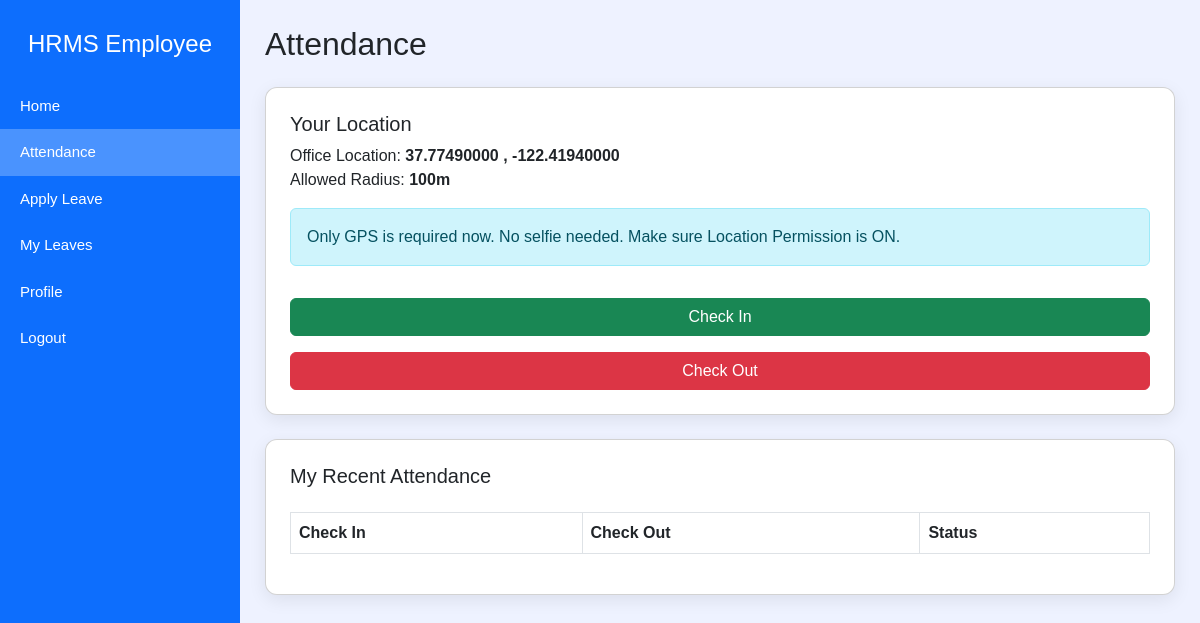
Screenshot of /attendance.php (signed in) with the database file from the repository.
### tables this page shows
CREATE TABLE settings (
    id INT PRIMARY KEY AUTO_INCREMENT,
    office_lat DECIMAL(10,8) NOT NULL DEFAULT 37.7749,
    office_lng DECIMAL(11,8) NOT NULL DEFAULT -122.4194,
    radius INT NOT NULL DEFAULT 100
);

### attendance.php (the view, shortened to what this page needs)
<?php
$config = require __DIR__ . "/config.php";
try {
    $pdo = new PDO(
        $config['db']['dsn'],
        $config['db']['user'],
        $config['db']['pass'],
        $config['db']['options']
    );
} catch (PDOException $e) {
    die("DB Connection Failed");
}
$settings = $pdo->query("SELECT * FROM settings WHERE id=1")->fetch();
?>
<!DOCTYPE html>
<html lang="en">
<head>
    <link href="https://cdn.jsdelivr.net/npm/bootstrap@5.3.0/dist/css/bootstrap.min.css" rel="stylesheet">
</head>
<body>
<div class="sidebar">
    <h4 class="text-center mb-4">HRMS Employee</h4>
    <a href="employee.php">Home</a>
    <a href="attendance.php" class="active">Attendance</a>
    <a href="leaveapply.php">Apply Leave</a>
    <a href="myleave.php">My Leaves</a>
    <a href="profile.php">Profile</a>
    <a href="index.php?logout=1">Logout</a>
</div>
<div class="content">
<h2 class="mb-4">Attendance</h2>
<div class="card p-4 mb-4">
    <h5>Your Location</h5>
    <p>
        Office Location:
        <b><?= $settings['office_lat'] ?> , <?= $settings['office_lng'] ?></b><br>
        Allowed Radius: <b><?= $settings['radius'] ?>m</b>
    </p>
    <div class="alert alert-info">
        Only GPS is required now.
        No selfie needed.
        Make sure Location Permission is ON.
    </div>
    <form id="attendanceForm">
        <button type="button" onclick="doAttendance('checkin')" class="btn btn-success w-100 mb-3">
            Check In
        </button>
        <button type="button" onclick="doAttendance('checkout')" class="btn btn-danger w-100">
            Check Out
        </button>
    </form>
</div>
<div class="card p-4">
    <h5>My Recent Attendance</h5>
    <table class="table table-bordered mt-3">
        <tr>
            <th>Check In</th>
            <th>Check Out</th>
            <th>Status</th>
        </tr>
    </table>
</div>
</div>
</body>
</html>

### attendance.php (style rules this page uses)
body { background: #eef2ff; font-family: "Poppins", sans-serif; }
.sidebar { width: 240px; height: 100vh; position: fixed; background: #0d6efd; color: #fff; top: 0; left: 0; padding-top: 30px; }
.sidebar a { display: block; padding: 12px 20px; text-decoration: none; color: #fff; font-size: 15px; }
.sidebar a:hover, .sidebar a.active { background: rgba(255,255,255,0.25); }
.content { margin-left: 240px; padding: 25px; }
.card { border-radius: 12px; box-shadow: 0 5px 18px rgba(0,0,0,0.08); }

### rows the page displays
settings: office_lat "37.77490000", office_lng "-122.41940000", radius "100"
